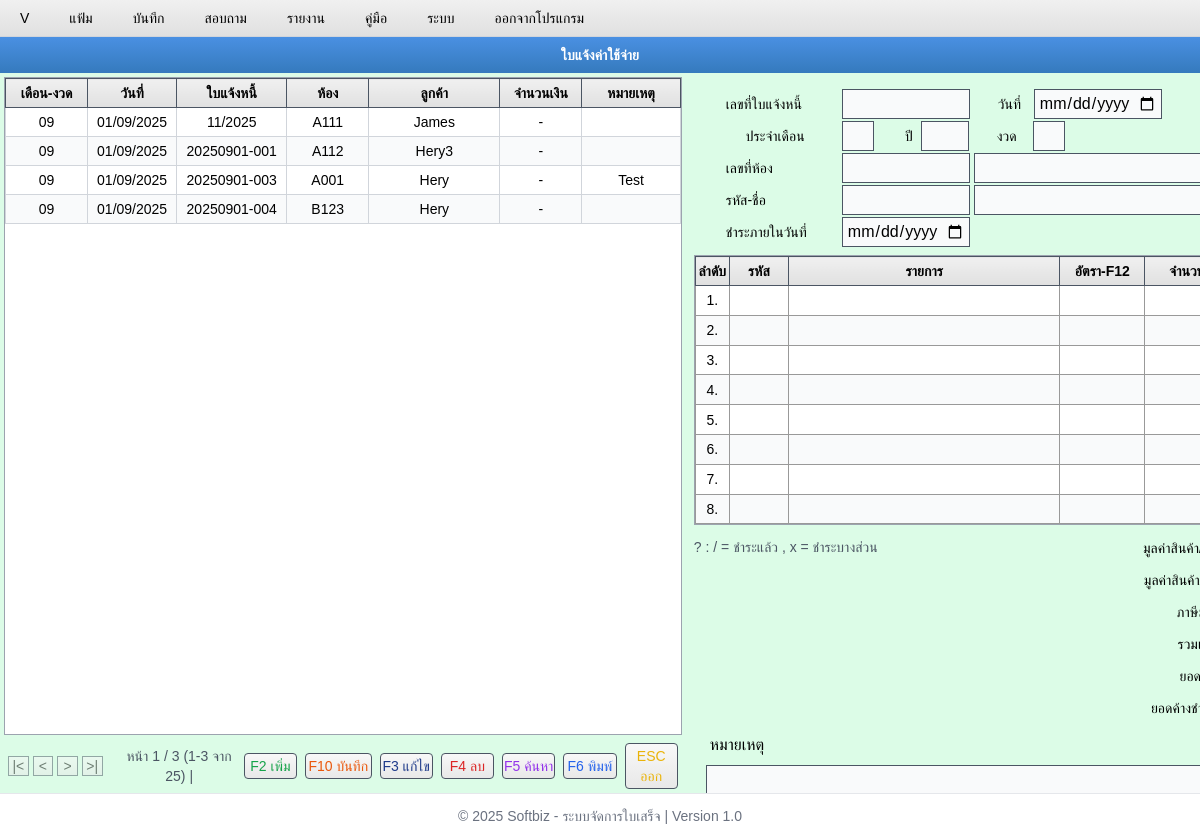
The app's page /m34/, older data.
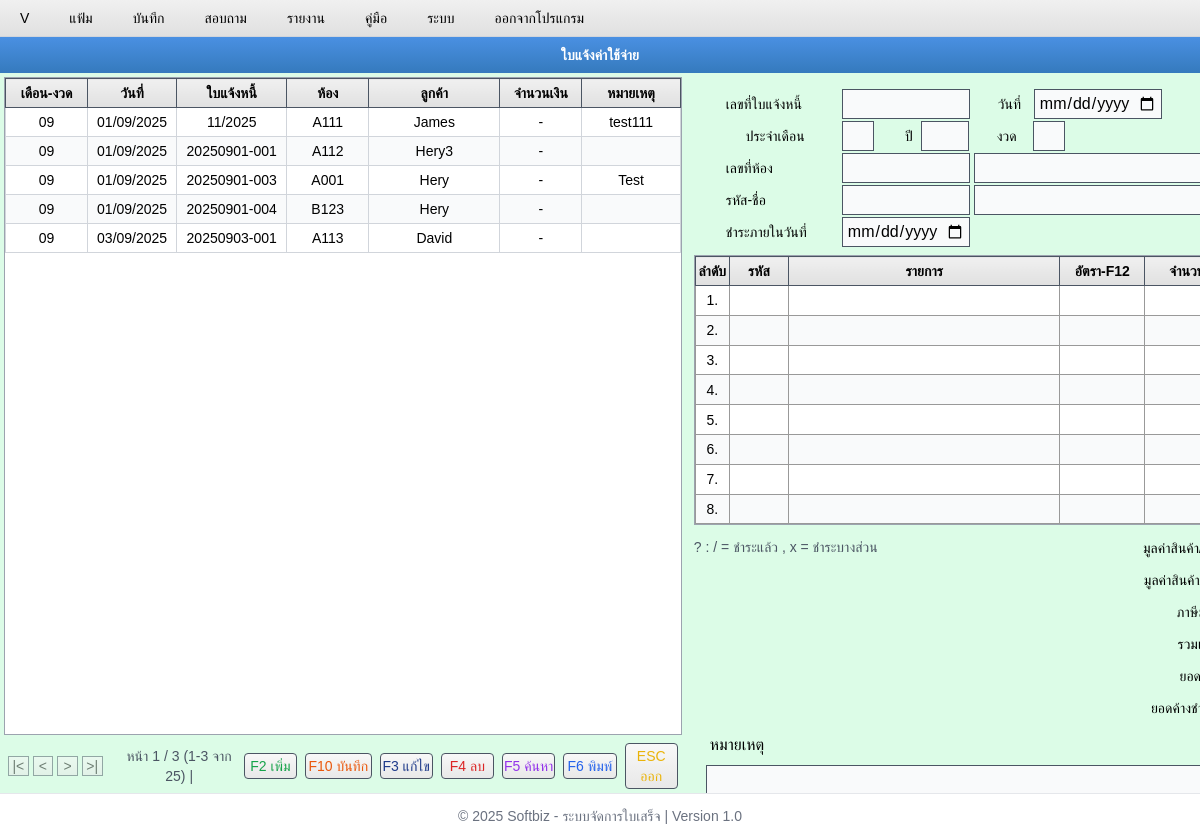
The same page, newer data.
### m34/models.py (models this page shows, shortened)
class CmtArtr(models.Model):
    bill_no = models.CharField(max_length=50, unique=True, verbose_name="เลขที่ใบแจ้งหนี้")
    date = models.DateField(verbose_name="วันที่")
    month = models.CharField(max_length=10, verbose_name="ประจำเดือน")
    year = models.CharField(max_length=10, verbose_name="ปี")
    prd = models.CharField(max_length=20, blank=True, null=True, verbose_name="งวด")
    room_no_1 = models.CharField(
        max_length=20, blank=True, null=True, verbose_name="เลขที่ห้อง 1"
    )
    room_no_2 = models.CharField(
        max_length=100, blank=True, null=True, verbose_name="เลขที่ห้อง 2"
    )
    member_1 = models.CharField(max_length=100, verbose_name="รหัส-ชื่อ 1")
    member_2 = models.CharField(
        max_length=100, blank=True, null=True, verbose_name="รหัส-ชื่อ 2"
    )
    duedate = models.DateField(verbose_name="ชำระภายในวันที่")
    remark_1 = models.TextField(blank=True, null=True, verbose_name="หมายเหตุ 1")
    remark_2 = models.CharField(blank=True, null=True, verbose_name="หมายเหตุ 2")
    total_before_vat = models.DecimalField(
        max_digits=12, decimal_places=2, default=0, verbose_name="มูลค่าก่อนภาษี"
    )
    vat_amount = models.DecimalField(
        max_digits=12, decimal_places=2, default=0, verbose_name="ภาษีมูลค่าเพิ่ม"
    )
    total_amount = models.DecimalField(
        max_digits=12, decimal_places=2, default=0, verbose_name="รวมเงินทั้งสิ้น"
    )
    paid_amount = models.DecimalField(
        max_digits=12, decimal_places=2, default=0, verbose_name="ยอดชำระแล้ว"
    )
    outstanding_amount = models.DecimalField(
        max_digits=12, decimal_places=2, default=0, verbose_name="ยอดค้างชำระ"
    )
    timestamp = models.DateTimeField(default=timezone.now, verbose_name="เวลาบันทึก")
    updated_at = models.DateTimeField(auto_now=True, verbose_name="เวลาอัพเดท")
    class Meta:
        db_table = "CMT_ARTR"
        verbose_name = "ข้อมูลใบเสร็จ"
        verbose_name_plural = "ข้อมูลใบเสร็จทั้งหมด"
        ordering = ["-timestamp"]

### m34/views.py (the view, shortened to what this page needs)
# urls.py: path("m34/", include("m34.urls")),
def m34(request):
    if request.method == "GET" and request.GET.get("action") == "get_new_bill_no":
        new_bill_no = generate_bill_no()
        return JsonResponse({"status": "success", "bill_no": new_bill_no})
    cmt_artr = CmtArtr.objects.all().order_by("id")
    cmt_artr_item = CmtArtrItem.objects.all()
    paginator = Paginator(cmt_artr, 10)
    page_number = request.GET.get("page")
    page_obj = paginator.get_page(page_number)
    if request.method == "POST":
        form = CmtArtrForm(request.POST)
        if form.is_valid():
            form.save()
            messages.success(request, "เพิ่มสินค้าเรียบร้อยแล้ว!")
        else:
            messages.error(request, "กรุณาตรวจสอบข้อมูลให้ถูกต้อง")
    else:
        form = CmtArtrForm()
    item_dict = {
        item.item_code: {
            "description": item.description,
            "rate": float(item.rate) if item.rate else 0,
            "quantity": float(item.quantity) if item.quantity else 0,
            "amount": float(item.amount) if item.amount else 0,
        }
        for item in cmt_artr_item
        if item.item_code
    }
    context = {
        "row_numbers": range(1, 9),
        "form": form,
        "cmt_artr": page_obj,
        "page_obj": page_obj,
        "cmt_artr_item": cmt_artr_item,
        "item_data_json": json.dumps(item_dict),
        "f_12": "F2 เพิ่ม",
    }
    return render(request, "m34/index.html", context)

### m34/templates/m34/index.html (shortened to what the changed rows need)
{% extends 'base.html' %}
{% load static %}
{% block content %}
    <div class="flex bg-green-100 font-thai overflow-hidden" style="height: calc(100vh - 80px);">
        <div class="flex-1 bg-green-100 flex flex-col text-center">
            <div class="flex-1 bg-white overflow-auto border border-gray-400 m-1">
                <table class="w-full border-collapse">
                    <thead>
                        <tr>
                            <th class="gradient-light-gray border border-gray-600 px-2 py-1 font-bold sticky top-0 z-10 w-20">เดือน-งวด</th>
                            <th class="gradient-light-gray border border-gray-600 px-2 py-1 font-bold sticky top-0 z-10 w-20">วันที่</th>
                            <th class="gradient-light-gray border border-gray-600 px-2 py-1 font-bold sticky top-0 z-10 w-20">ใบแจ้งหนี้</th>
                            <th class="gradient-light-gray border border-gray-600 px-2 py-1 font-bold sticky top-0 z-10 w-20">ห้อง</th>
                            <th class="gradient-light-gray border border-gray-600 px-2 py-1 font-bold sticky top-0 z-10 w-32">ลูกค้า</th>
                            <th class="gradient-light-gray border border-gray-600 px-2 py-1 font-bold sticky top-0 z-10 w-20">จำนวนเงิน</th>
                            <th class="gradient-light-gray border border-gray-600 px-2 py-1 font-bold sticky top-0 z-10 w-24">หมายเหตุ</th>
                        </tr>
                    </thead>
                    <tbody id="dataTable">
                        {% for record in cmt_artr %}
                        <tr onclick="selectRecord(this, '{{ record.id }}')" data-id="{{ record.id }}"
                            class="cursor-pointer hover:bg-blue-100 even:bg-gray-50 border-b border-gray-200">
                            <td class="border border-gray-300 px-2 py-1 whitespace-nowrap">{{ record.month|default:"-" }}</td>
                            <td class="border border-gray-300 px-2 py-1 whitespace-nowrap">{{ record.date|date:"d/m/Y" }}</td>
                            <td class="border border-gray-300 px-2 py-1 whitespace-nowrap">{{ record.bill_no }}</td>
                            <td class="border border-gray-300 px-2 py-1 whitespace-nowrap">{{ record.room_no_1 }}</td>
                            <td class="border border-gray-300 px-2 py-1 whitespace-nowrap">{{ record.member_2 }}</td>
                            <td class="border border-gray-300 px-2 py-1 text-center whitespace-nowrap">{{ record.amount|default:"-" }}</td>
                            <td class="border border-gray-300 px-2 py-1 whitespace-nowrap">{{ record.remark_1 }}</td>
                        </tr>
                        {% endfor %}
                    </tbody>
                </table>
            </div>
        </div>
        <div class="flex-1 bg-green-100 flex flex-col">
            <form method="POST" action="" id="formSection" class="bg-green-100 mb-0">
                <div class="bg-green-100 flex-1 flex flex-col">
                    <div class="bg-white flex-1 overflow-auto border border-gray-400 mx-2">
                        <table class="w-full border-collapse table-fixed">
                            <thead>
                                <tr>
                                    <th class="gradient-light-gray border border-gray-600 py-1 font-bold sticky top-0 z-10 w-4">ลำดับ</th>
                                    <th class="gradient-light-gray border border-gray-600 px-2 py-1 font-bold sticky top-0 z-10 w-7">รหัส</th>
                                    <th class="gradient-light-gray border border-gray-600 px-2 py-1 font-bold sticky top-0 z-10 w-32">รายการ</th>
                                    <th class="gradient-light-gray border border-gray-600 px-2 py-1 font-bold sticky top-0 z-10 w-10">อัตรา-F12</th>
                                    <th class="gradient-light-gray border border-gray-600 px-2 py-1 font-bold sticky top-0 z-10 w-10">จำนวน</th>
                                </tr>
                            </thead>
                            <tbody id="dataTable1">
                                {% for i in row_numbers %}
                                <tr class="cursor-pointer even:bg-gray-50 border-b border-gray-200">
                                    <td class="border border-gray-300 py-1 text-center row-number"></td>
                                    <td class="px-2 py-1 whitespace-nowrap">
                                        <input type="text" name="item_code[]" id="item_code_table" value=""
                                               class="item_code w-full px-1 py-0.5 border border-gray-300 bg-gray-50 focus:outline-none focus:ring-1 focus:ring-blue-500 item-code"
                                               onkeypress="handleItemCode(event, this)">
                                    </td>
                                    <td class="px-2 py-1 whitespace-nowrap">
                                        <input type="text" name="description[]" id="description_table" value=""
                                               class="description w-full px-1 py-0.5 border border-gray-300 bg-gray-50 focus:outline-none focus:ring-1 focus:ring-blue-500 description">
                                    </td>
                                    <td class="px-2 py-1 whitespace-nowrap">
                                        <input type="number" name="rate[]" id="rate_table" value=""
                                               class="rate w-full px-1 py-0.5 border border-gray-300 bg-gray-50 focus:outline-none focus:ring-1 focus:ring-blue-500 rate"
                                               onchange="calculateAmount(this)">
                                    </td>
                                    <td class="px-2 py-1 whitespace-nowrap">
                                        <input type="number" name="quantity[]" id="quantity_table" value=""
                                               class="quantity w-full px-1 py-0.5 border border-gray-300 bg-gray-50 focus:outline-none focus:ring-1 focus:ring-blue-500 quantity"
                                               onchange="calculateAmount(this)">
                                    </td>
                                </tr>
                                {% endfor %}
                            </tbody>
                        </table>
                    </div>
                </div>
            </form>
        </div>
    </div>
{% endblock %}

Row changes from the older to the newer data that the page shows:
changed CmtArtr "James": remark_1 (not shown) → "test111"
added CmtArtr: month "09", date "03/09/2025", bill_no "20250903-001", room_no_1 "A113", member_2 "David", amount "-"
